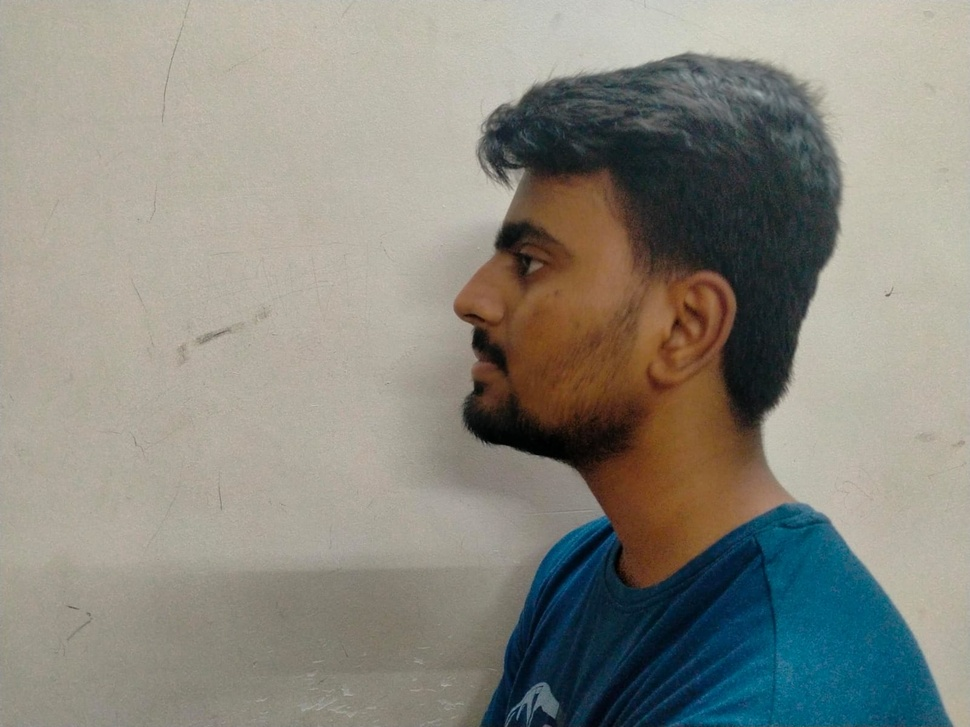
#> input picture preprocessing/3.jpeg, 970 x 727 px, shrunk from 1600 x 1200 before the run
$ jupyter execute Santemiz11side.ipynb
#> lines starting #> are read from the running program, lines starting #| are printed output that depends on the picture; after the words box and inside, x2 and y2 are one past the last pixel; in counts of white or black regions, pixels touching at a corner belong together
[cell 1]
import cv2
import numpy as np
# Load the side view face cascade classifier
face_cascade = cv2.CascadeClassifier('haarcascade_profileface.xml')

# Load the image
img = cv2.imread('../preprocessing/3.jpeg')
#> img is the input picture: shape (727, 970, 3); mean B, G, R 127.9, 137, 138.3

# Convert the image to grayscale
gray = cv2.cvtColor(img, cv2.COLOR_BGR2GRAY)
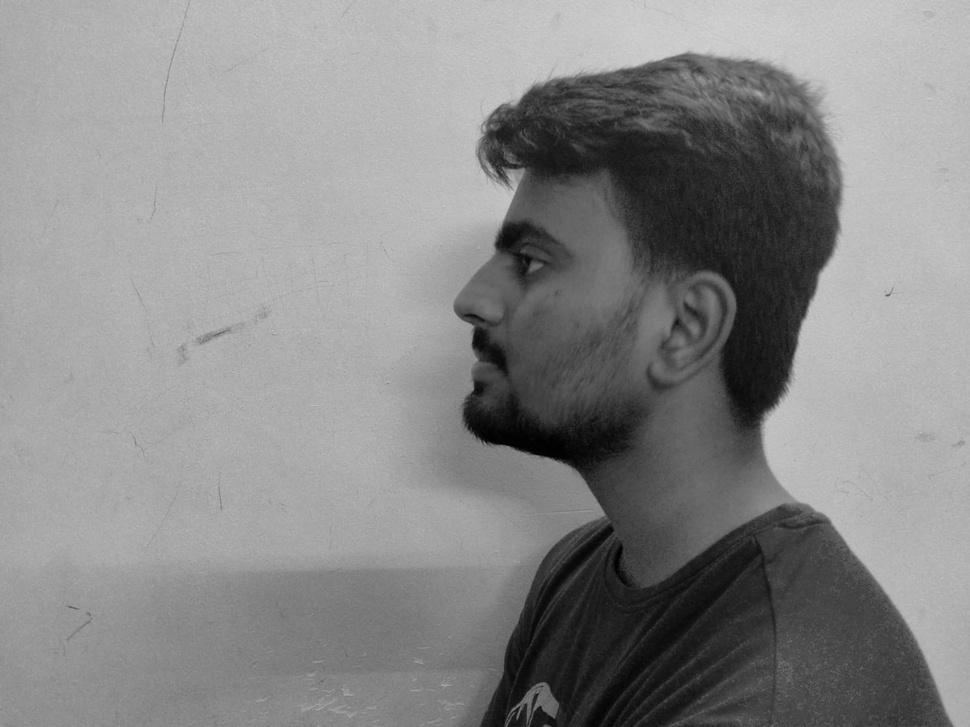
#> gray: shape (727, 970); min 0, max 212, mean 136.3

# Detect the faces in the image
faces = face_cascade.detectMultiScale(gray, scaleFactor=1.1, minNeighbors=5, minSize=(30, 30))
#> faces = [[416, 130, 311, 311]]
face_=[]
# Extract the face region
for (x, y, w, h) in faces:
    face_img = img[y:y+h, x:x+w]
    face_=face_img
    cv2.imshow('Face', face_img)
    cv2.waitKey(0)
    cv2.destroyAllWindows()
#> this loop made 1 pass
#> pass 1, `face_img = img[y:y+h, x:x+w]`:
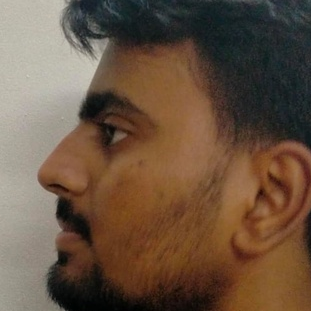
#> face_img: shape (311, 311, 3); mean B, G, R 65.4, 83.8, 105.8

[cell 2]
# Convert the image to grayscale
gray = cv2.cvtColor(face_, cv2.COLOR_BGR2GRAY)
#> gray: shape (311, 311)

# Apply Gaussian blur to reduce noise
blur = cv2.GaussianBlur(gray, (7, 7), 0)

# Apply adaptive thresholding to create a binary image
thresh = cv2.adaptiveThreshold(blur, 255, cv2.ADAPTIVE_THRESH_MEAN_C, cv2.THRESH_BINARY_INV, 15, 5)
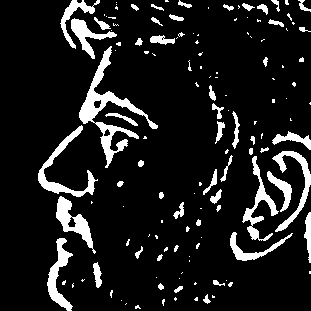
#> thresh: shape (311, 311); 11.1% white; 137 white regions (83 under 20 px)

# Find contours in the binary image
contours, _ = cv2.findContours(thresh, cv2.RETR_EXTERNAL, cv2.CHAIN_APPROX_SIMPLE)
#> contours = 137 contours, 94 with area under 20; largest, box (x1, y1, x2, y2) and area: (79, 46, 158, 168) 1642, (38, 125, 98, 197) 733, (56, 196, 96, 254) 726, (47, 238, 73, 311) 630, (272, 151, 311, 232) 596

# Create a mask for the contours
mask = np.zeros_like(img)

# Draw the contours on the mask
for contour in contours:
    cv2.drawContours(mask, [contour], 0, (255, 255, 255), -1)
#> this loop made 137 passes
#> contour on passes 2, 3, 15, 19, 20, 21, 22, 24, 25, 33, 35, 38: [[126, 303], [125, 304]], [[121, 300]], [[226, 280]], [[179, 278]], [[156, 277]], [[182, 272], [181, 273]], [[309, 271], [309, 273], [310, 273], [310, 271]], [[189, 260], [189, 261]], [[189, 256]], [[201, 237]], [[149, 234], [149, 235], [148, 236], [149, 235]], [[161, 220], [161, 222], [162, 222], [162, 220]]
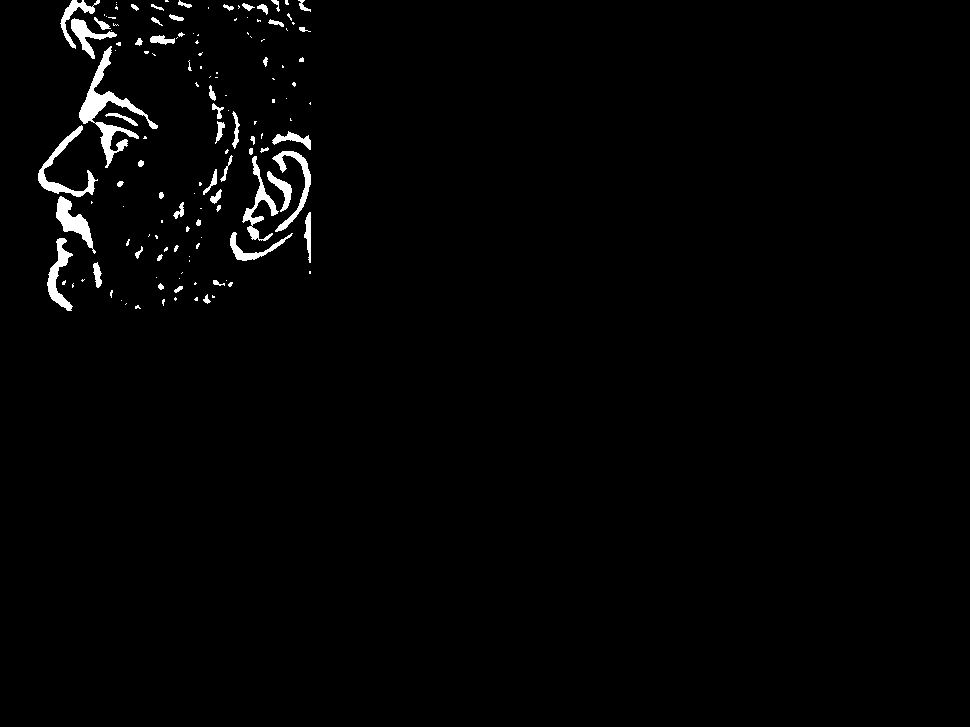
#> mask: shape (727, 970, 3); 1.5% white; 137 white regions (83 under 20 px), largest, box (x1, y1, x2, y2) and area: (79, 46, 158, 168) 1883, (38, 125, 98, 197) 866, (56, 196, 96, 254) 802

# Apply the mask to the original image
result = cv2.bitwise_and(img, mask)

# Display the result
cv2.imshow('Result', result)
cv2.waitKey(0)
cv2.destroyAllWindows()

[cell 3]
# Convert the image to grayscale
gray = cv2.cvtColor(img, cv2.COLOR_BGR2GRAY)

# Apply Gaussian blur to the grayscale image to remove noise
blur = cv2.GaussianBlur(gray, (7, 7), 0)
#> blur: shape (727, 970)

# Apply Otsu's thresholding to obtain a binary image
_, binary = cv2.threshold(blur, 0, 255, cv2.THRESH_BINARY_INV+cv2.THRESH_OTSU)
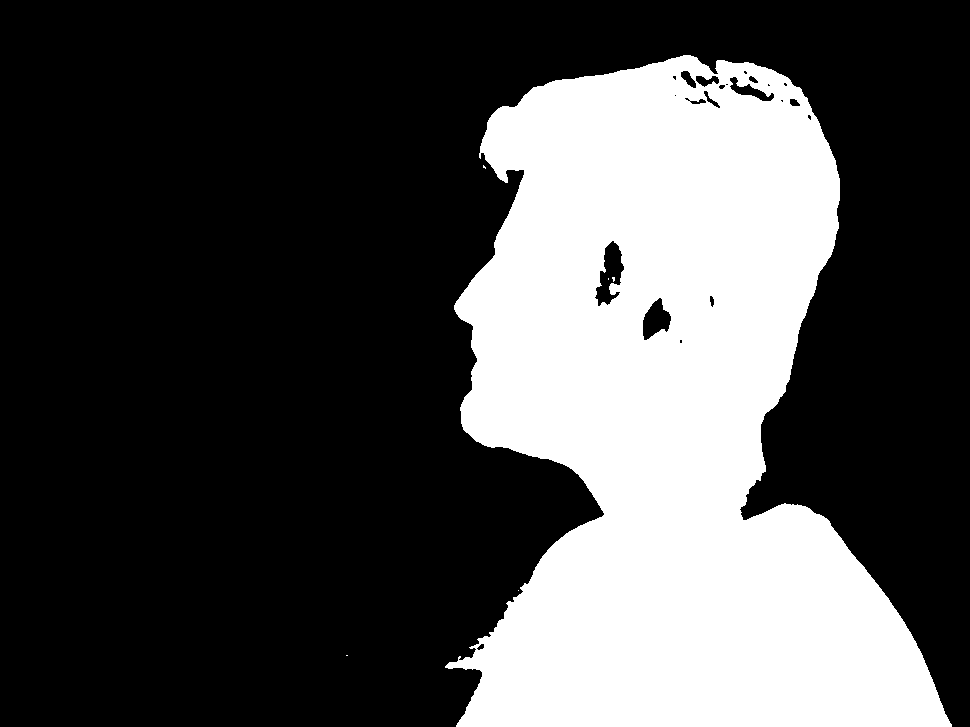
#> binary: shape (727, 970); 30.5% white; 6 white regions (5 under 20 px), largest, box (x1, y1, x2, y2) and area: (445, 55, 952, 727) 214906

# Apply morphology to remove small objects from the foreground
kernel = np.ones((5,5), np.uint8)
morphed = cv2.morphologyEx(binary, cv2.MORPH_OPEN, kernel)
#> morphed: shape (727, 970); 30.4% white; 1 white region, box (x1, y1, x2, y2) and area: (448, 55, 952, 727) 214599

# Apply the mask to the original image
result = cv2.bitwise_and(img, img, mask=morphed)

# Display the result
cv2.imshow('Result', result)
cv2.waitKey(0)
cv2.destroyAllWindows()

[cell 4]
# Convert the image to grayscale
gray = cv2.cvtColor(result, cv2.COLOR_BGR2GRAY)
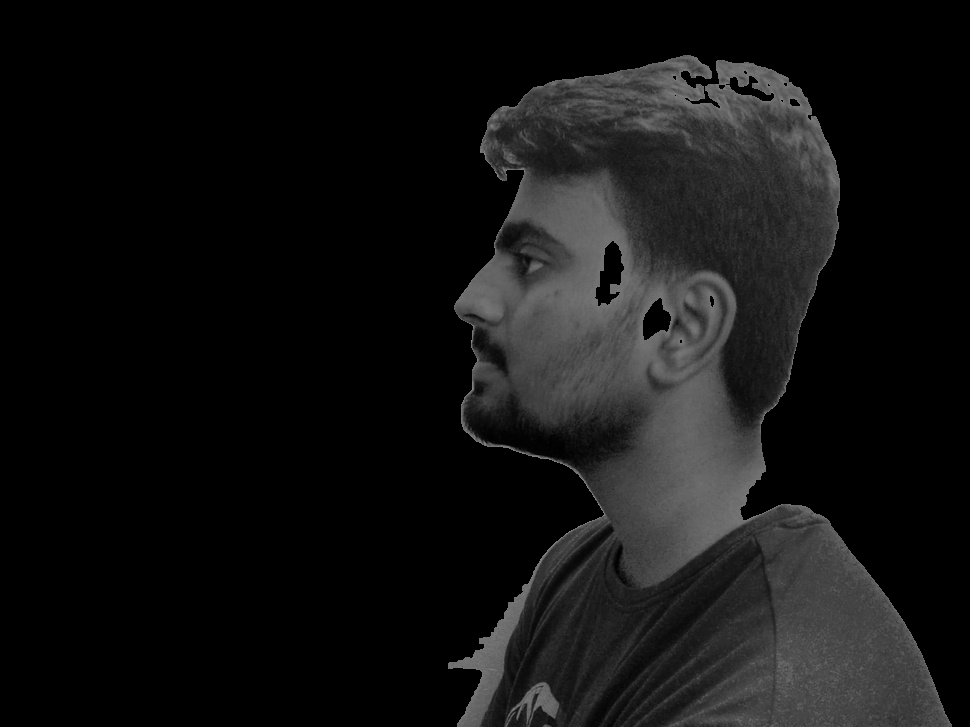
#> gray: shape (727, 970); min 0, max 140, mean 18.5

# Detect the faces in the image
faces = face_cascade.detectMultiScale(gray, scaleFactor=1.1, minNeighbors=5, minSize=(30, 30))
#> faces = [[409, 140, 305, 305]]
face_=[]
# Extract the face region
for (x, y, w, h) in faces:
    face_img = result[y:y+h, x:x+w]
    face_=face_img
    cv2.imshow('Face', face_img)
    cv2.waitKey(0)
    cv2.destroyAllWindows()
#> this loop made 1 pass
#> pass 1, `face_img = result[y:y+h, x:x+w]`:
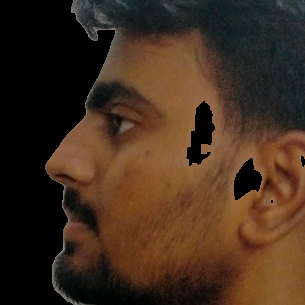
#> face_img: shape (305, 305, 3); mean B, G, R 29.8, 45.6, 66.2

[cell 5]
# Get the width and height of the image
height, width = face_.shape[:2]
#> height = 305; width = 305

# Crop the left half of the image
cropped_face = face_[:, :width//2]
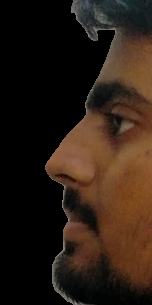
#> cropped_face: shape (305, 152, 3); mean B, G, R 19.8, 29.6, 43.4

# Display the result
cv2.imshow('Cropped Image', cropped_face)
cv2.waitKey(0)
cv2.destroyAllWindows()

[cell 6]
# Convert to grayscale
gray = cv2.cvtColor(face_, cv2.COLOR_BGR2GRAY)
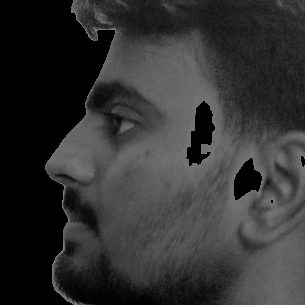
#> gray: shape (305, 305); min 0, max 140, mean 50

# Apply Gaussian blur to reduce noise
blurred = cv2.GaussianBlur(gray, (7, 7), 0)

# Apply Canny edge detector with threshold values
edges = cv2.Canny(blurred, 30, 90)
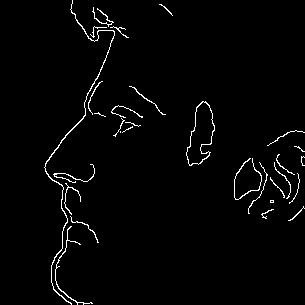
#> edges: shape (305, 305); 2.1% white in thin lines or dots, all inside (x1, y1, x2, y2) = (44, 0, 305, 305)


cv2.imshow('Original vs. Edges', edges)
cv2.waitKey(0)
cv2.destroyAllWindows()

$ run again, with preprocessing/2.jpeg copied over preprocessing/3.jpeg
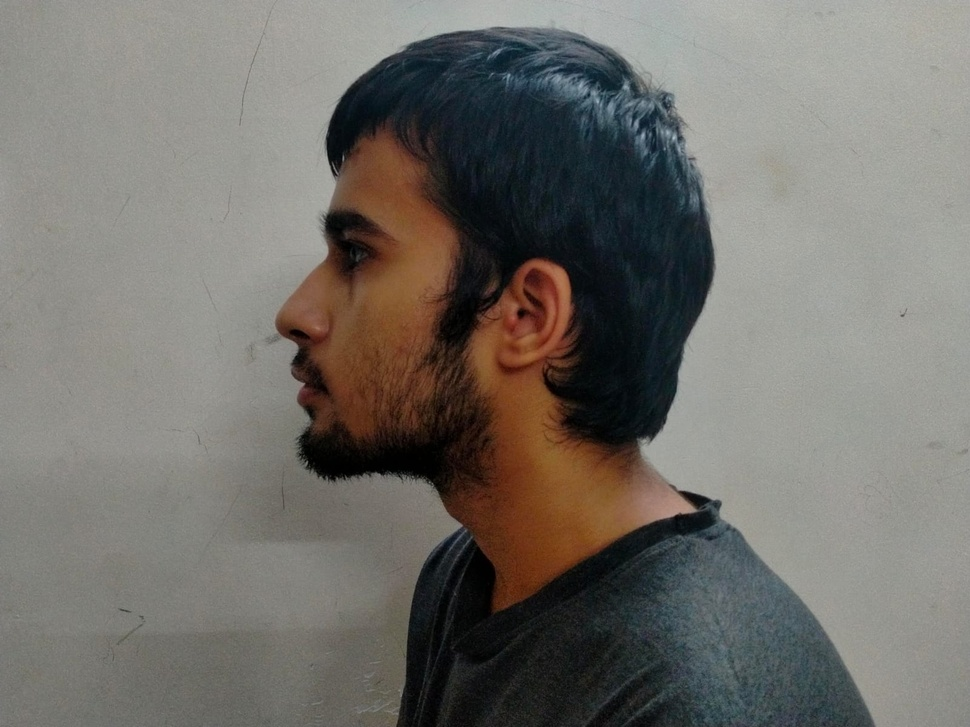
#> input picture preprocessing/2.jpeg, 970 x 727 px, shrunk from 1600 x 1200 before the run
#> img is the input picture: shape (727, 970, 3); mean B, G, R 106, 111.5, 114.4
#> `faces = face_cascade.detectMultiScale(gray, scaleFactor=1.1, minNeighb..`: faces = [[212, 101, 353, 353]]
#> the loop `for (x, y, w, h) in faces:` made 1 pass
#> `thresh = cv2.adaptiveThreshold(blur, 255, cv2.ADAPTIVE_THRESH_MEAN_C, ..`:
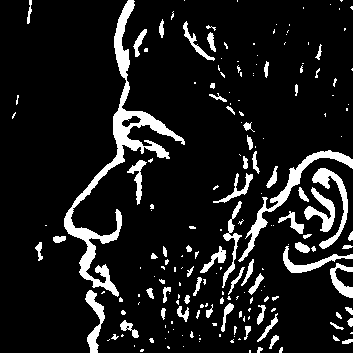
#> thresh: shape (353, 353); 11% white; 193 white regions (124 under 20 px)
#> contours = 193 contours, 140 with area under 20; largest, box (x1, y1, x2, y2) and area: (64, 0, 185, 297) 3738, (238, 150, 353, 262) 1112, (312, 168, 348, 249) 614, (304, 187, 335, 232) 458, (85, 290, 105, 353) 437
#> the loop `for contour in contours:` made 193 passes
#> contour on passes 1, 5, 7: [[249, 350], [249, 352], [250, 352], [250, 350]], [[183, 346]], [[134, 345], [134, 346]]
#> binary: shape (727, 970); 32.5% white; 32 white regions (19 under 20 px), largest, box (x1, y1, x2, y2) and area: (276, 31, 874, 727) 228539, (656, 93, 672, 112) 162, (356, 713, 371, 727) 142
#> morphed: shape (727, 970); 32.3% white; 16 white regions (1 under 20 px), largest, box (x1, y1, x2, y2) and area: (277, 32, 873, 727) 226430, (711, 563, 725, 581) 184, (726, 574, 738, 594) 158
#> `gray = cv2.cvtColor(result, cv2.COLOR_BGR2GRAY)`:
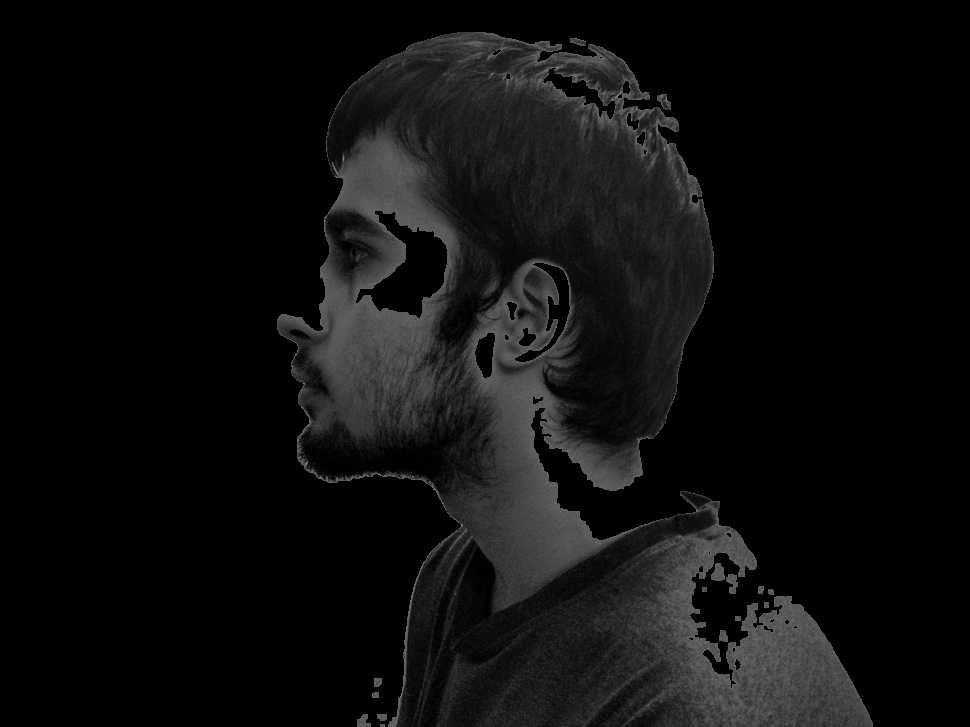
#> gray: shape (727, 970); min 0, max 132, mean 14.1
#> `faces = face_cascade.detectMultiScale(gray, scaleFactor=1.1, minNeighb..`: faces = ()
